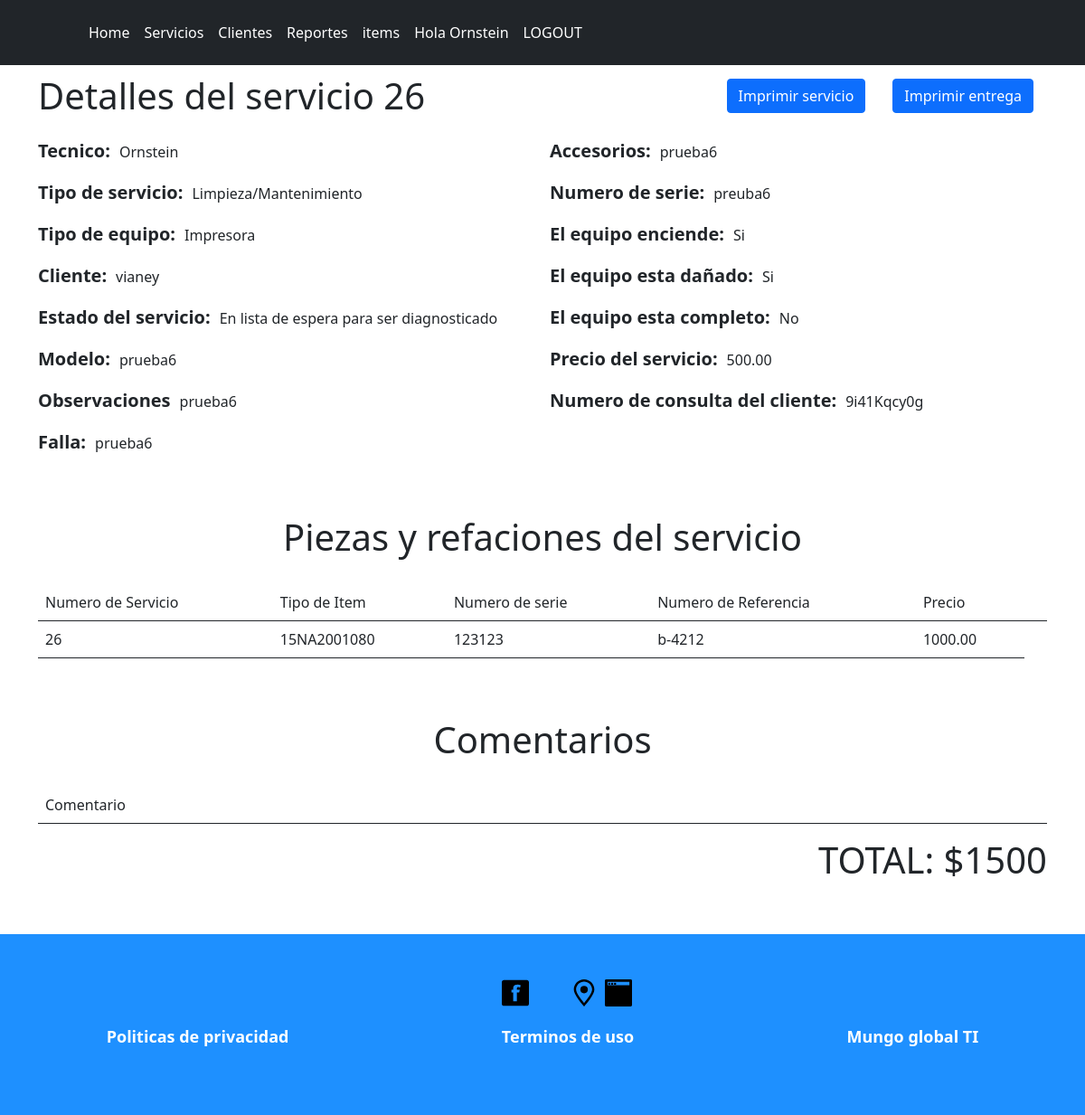
The app's page /services/service_detail/26 (signed in) with its own data.
### feed/models.py (models this page shows, shortened)
class Service(models.Model):
    user = models.ForeignKey(User, on_delete = models.CASCADE)
    service_type = models.ForeignKey(TypeOfService, on_delete = models.DO_NOTHING)
    type_of_product = models.ForeignKey(TypeOfProduct, on_delete = models.DO_NOTHING)
    client = models.ForeignKey(Client, on_delete = models.CASCADE)
    status = models.ForeignKey(Status, on_delete = models.DO_NOTHING)
    model = models.CharField(max_length = 200, blank = True)
    serial_number = models.CharField(max_length = 200, blank = True)
    accesories = models.CharField(max_length = 200, blank = True)
    failure = models.TextField()
    is_working = models.BooleanField()
    is_damaged = models.BooleanField()
    is_complete = models.BooleanField()
    service_reference = models.CharField(max_length = 200)
    service_price = models.DecimalField(max_digits = 9, decimal_places = 2)
    client_pass = models.CharField(max_length = 200, unique = True)
    created = models.DateTimeField(auto_now_add = True)
    updated = models.DateTimeField(auto_now = True)

class TypeOfService(models.Model):
    name = models.CharField(max_length = 200, unique = True)
    price = models.DecimalField(max_digits = 9, decimal_places = 2)
    description = models.TextField()
    created = models.DateTimeField(auto_now_add = True)
    updated = models.DateTimeField(auto_now = True)
    def __str__(self):
        return self.name

class TypeOfProduct(models.Model):
    description = models.CharField(max_length = 200, unique = True)
    created = models.DateTimeField(auto_now_add = True)
    updated = models.DateTimeField(auto_now = True)
    def __str__(self):
        return self.description

class Client(models.Model):
    name = models.CharField(max_length = 200)
    company_name = models.CharField(max_length = 200, blank = True)
    email = models.CharField(max_length = 200, blank = True, unique = True)
    phonenumber = models.CharField(max_length = 200, blank = True)
    adress = models.TextField(blank = True)
    created = models.DateTimeField(auto_now_add = True)
    updated = models.DateTimeField(auto_now = True)
    def __str__(self):
        return self.name

class Status(models.Model):
    name = models.CharField(max_length = 200, unique = True)
    created = models.DateTimeField(auto_now_add = True)
    updated = models.DateTimeField(auto_now = True)
    def __str__(self):
        return self.name

class ItemDetail(models.Model):
    service = models.ForeignKey(Service, on_delete = models.DO_NOTHING)
    item = models.ForeignKey(Item, on_delete = models.DO_NOTHING)
    serial_number = models.CharField(max_length = 200, unique = True)
    reference = models.CharField(max_length = 200)
    price = models.DecimalField(max_digits=9, decimal_places=2)
    created = models.DateTimeField(auto_now_add = True)
    updated = models.DateTimeField(auto_now = True)

class Item(models.Model):
    type_of_item = models.ForeignKey(TypeOfItem, on_delete = models.DO_NOTHING)
    model = models.CharField(max_length = 200, unique = True)
    brand = models.CharField(max_length = 200)
    created = models.DateTimeField(auto_now_add = True)
    updated = models.DateTimeField(auto_now = True)
    def __str__(self):
        return self.model

### feed/views.py (the view, shortened to what this page needs)
# urls.py: path("services/service_detail/<int:service_id>", views.service_detail, name = "service_detail"),
def service_detail(request, service_id):
    all_item_details = ItemDetail.objects.filter(service = service_id)
    all_items = Item.objects.all()
    price = 0
    for item in all_item_details:
        price = price + item.price
    service = Service.objects.get(pk = service_id)
    price = price + service.service_price
    price = float(price)
    price = int(round(price, 0))
    all_service_comments = ServiceComment.objects.filter(service = service_id)
    if service.is_working:
        working_si_no = "Si"
    else:
        working_si_no = "No"
    if service.is_damaged:
        damaged_si_no = "Si"
    else:
        damaged_si_no = "No"
    if service.is_complete:
        complete_si_no = "Si"
    else:
        complete_si_no = "No"
    if request.method == "POST" and request.POST.get("form_type") == 'form_comment':
        comment_id = request.POST["service_id_comment"]
        comment_id = int(comment_id)
        comment_comment = request.POST["comment"]
        new_service_comment = ServiceComment( service = Service(comment_id) , comment = comment_comment)
        new_service_comment.save()
    return render(request, 'feed/service_detail.html', {
        "all_item_details": all_item_details,
        "all_service_comments": all_service_comments,
        "service": service,
        "items": all_items,
        "working_si_no": working_si_no,
        "damaged_si_no": damaged_si_no,
        "complete_si_no": complete_si_no,
        "price": price
    })

### feed/templates/feed/service_detail.html (shortened to what this page needs)
{% extends 'feed/index.html' %}
{% block content %}
{% if user.is_authenticated %}
<div class="container">
    <div class="service_detail-title-div">
        <div><h1 class="service_detail-title">Detalles del servicio {{ service.id }}</h1></div>
        <div class="service_detail-boton-pdf">
            <div><a class="btn btn-primary service_detail-items-boton" href="/GeneratePDFService/{{ service.id }}" role="button">Imprimir servicio</a></div>
            <div><a class="btn btn-primary service_detail-items-boton" href="/GeneratePDFComplete/{{ service.id }}" role="button">Imprimir entrega</a></div>
        </div>
    </div>
    <form class="row g-3">
        <div class="col-md-6">
            <div class="service_detail-form-title">
                <p class="service_detail-form-title-key">Tecnico:</p> <p class="service_detail-form-title-value">{{ service.user }}</p>
            </div>
            <div class="service_detail-form-title">
                <p class="service_detail-form-title-key">Tipo de servicio:</p> <p class="service_detail-form-title-value">{{ service.service_type }}</p>
            </div>
            <div class="service_detail-form-title">
                <p class="service_detail-form-title-key">Tipo de equipo:</p> <p class="service_detail-form-title-value">{{ service.type_of_product }}</p>
            </div>
            <div class="service_detail-form-title">
                <p class="service_detail-form-title-key">Cliente:</p> <p class="service_detail-form-title-value">{{ service.client }}</p>
            </div>
            <div class="service_detail-form-title">
                <p class="service_detail-form-title-key">Estado del servicio:</p> <p class="service_detail-form-title-value">{{ service.status }}</p>
            </div>
            <div class="service_detail-form-title">
                <p class="service_detail-form-title-key">Modelo:</p> <p class="service_detail-form-title-value">{{ service.model }}</p>
            </div>
            <div class="service_detail-form-title">
                <p class="service_detail-form-title-key">Observaciones</p> <p class="service_detail-form-title-value">{{ service.service_reference }}</p>
            </div>
            <div class="service_detail-form-title">
                <p class="service_detail-form-title-key">Falla:</p> <p class="service_detail-form-title-value">{{ service.failure }}</p>
            </div>
        </div>
        <div class="col-md-6">
            <div class="service_detail-form-title">
                <p class="service_detail-form-title-key">Accesorios:</p> <p class="service_detail-form-title-value">{{ service.accesories }}</p>
            </div>
            <div class="service_detail-form-title">
                <p class="service_detail-form-title-key">Numero de serie:</p> <p class="service_detail-form-title-value">{{ service.serial_number }}</p>
            </div>
            <div class="service_detail-form-title">
                <p class="service_detail-form-title-key">El equipo enciende:</p> <p class="service_detail-form-title-value">{{ working_si_no }}</p>
            </div>
            <div class="service_detail-form-title">
                <p class="service_detail-form-title-key">El equipo esta dañado:</p> <p class="service_detail-form-title-value">{{ damaged_si_no }}</p>
            </div>
            <div class="service_detail-form-title">
                <p class="service_detail-form-title-key">El equipo esta completo:</p> <p class="service_detail-form-title-value">{{ complete_si_no }}</p>
            </div>
            <div class="service_detail-form-title">
                <p class="service_detail-form-title-key">Precio del servicio:</p> <p class="service_detail-form-title-value">{{ service.service_price }}</p>
            </div>
            <div class="service_detail-form-title">
                <p class="service_detail-form-title-key">Numero de consulta del cliente:</p> <p class="service_detail-form-title-value">{{ service.client_pass }}</p>
            </div>
        </div>
    </form>
    <h1 class="service_detail-title2">Piezas y refaciones del servicio</h1>
    <table class="table">
        <thead>
            <tr>
                <th scope="col">Numero de Servicio</th>
                <th scope="col">Tipo de Item</th>
                <th scope="col">Numero de serie</th>
                <th scope="col">Numero de Referencia</th>
                <th scope="col">Precio</th>
                <th scope="col"></th>
                </tr>
        </thead>
        <tbody>
            {% for item in all_item_details  %}
            <tr>
                <th scope="row">{{ item.service.id }} </th>
                <td>{{ item.item }} </td>
                <td>{{ item.serial_number }} </td>
                <td>{{ item.reference }} </td>
                <td>{{ item.price }} </td>
            </tr>
            {% endfor %}
            </tbody>
    </table>
    <h1 class="service_detail-title2">Comentarios</h1>
    <table class="table">
        <thead>
            <tr>
                <th scope="col">Comentario</th>
                </tr>
        </thead>
    </table>
    <div class="service_detail-total">
        <h1>TOTAL: ${{ price }}</h1>
    </div>
</div>
{% else %}
    <h1>Inicia Sesion</h1>
{% endif %}
{% endblock %}

### feed/templates/feed/index.html (shortened to what this page needs)
{% load static %}
<!DOCTYPE html>
<html lang="en">
<head>
    <link rel="stylesheet" href="{% static 'reset.css' %}">
    <link href="https://cdn.jsdelivr.net/npm/bootstrap@5.0.2/dist/css/bootstrap.min.css" rel="stylesheet">
    <link rel="stylesheet" href="{% static 'index.css' %}">
    <link rel="stylesheet" href="{% static 'login.css' %}">
    <link rel="stylesheet" href="{% static 'home.css' %}">
    <link rel="stylesheet" href="{% static 'services.css' %}">
    <link rel="stylesheet" href="{% static 'clients.css' %}">
    <link rel="stylesheet" href="{% static 'service_status.css' %}">
    <link rel="stylesheet" href="{% static 'new_item.css' %}">
    <link rel="stylesheet" href="{% static 'items.css' %}">
    <link rel="stylesheet" href="{% static 'update_service.css' %}">
    <link rel="stylesheet" href="{% static 'service_detail.css' %}">
    <link rel="stylesheet" href="{% static 'new_service.css' %}">
    <link rel="stylesheet" href="{% static 'reports.css' %}">
    <link rel="stylesheet" href="{% static 'footer.css' %}">
</head>
<body>
    <header class="p-3 bg-dark text-white">
        <div class="container">
            <div class="d-flex flex-wrap align-items-center justify-content-center justify-content-lg-start">
            <a href="/" class="d-flex align-items-center mb-2 mb-lg-0 text-white text-decoration-none">
                <svg class="bi me-2" width="40" height="32" role="img" aria-label="Bootstrap"><use xlink:href="#bootstrap"/></svg>
            </a>
                <div class="div-menu">
                    <div class="div-menu-each">
                        <ul class="nav col-12 col-lg-auto me-lg-auto mb-2 justify-content-center mb-md-0">
                            <li><a href="/home/" class="nav-link px-2 text-white">Home</a></li>
                            <li><a href="/services/" class="nav-link px-2 text-white">Servicios</a></li>
                            <li><a href="/clients/" class="nav-link px-2 text-white">Clientes</a></li>
                            {% if user.is_superuser or user.is_staff %}
                            <li><a href="/reports/" class="nav-link px-2 text-white">Reportes</a></li>
                            {% endif %}
                            <li> <a href="/items/" class="nav-link px-2 text-white">items</a></li>
                        </ul>
                    </div>
                    <div class="div-menu-each">
                        <ul class="nav col-12 col-lg-auto me-lg-auto mb-2 flex-end mb-md-0">
                        {% if user.is_authenticated %}
                            <li><a href="" class="nav-link px-2 text-white">Hola {{ user.username }}</a></li>
                            <li><a href="/logout/" class="nav-link px-2 text-white">LOGOUT</a></li>
                            {% else %}
                            <li><a href="/login/" class="nav-link px-2 text-white">LOGIN</a></li>
                        {% endif %}
                        </ul>
                    </div>
                </div>
            </div>
        </div>
    </header>
    {% block content %}{% endblock %}
    <footer>
        <div class="footer-div">
            <div class="footer-div-img">
                <img class="footer-image" src="{% static 'feed/images/facebook.svg' %}" alt="">
                <img class="footer-image" src="{% static 'feed/images/instagram.svg' %}" alt="">
                <img class="footer-image" src="{% static 'feed/images/location.svg' %}" alt="">
                <img class="footer-image" src="{% static 'feed/images/webpage.svg' %}" alt="">
            </div>
            <div class="footer-div-text">
                <div><p class="footer-text">Politicas de privacidad</p></div>
                <div><p class="footer-text">Terminos de uso</p></div>
                <div><p class="footer-text">Mungo global TI</p></div>
            </div>
        </div>
    </footer>
</body>
</html>

### feed/static/index.css (style rules this page uses)
body { position: relative; padding-bottom: 250px; min-height: 100vh; }
.div-menu { display: flex; justify-content: space-between; }
.div-menu-each { display: flex; justify-content: space-between; }

### feed/static/service_detail.css (style rules this page uses)
.service_detail-form-title { display: flex; justify-content: start; align-items: baseline; flex-wrap: wrap; margin-top: 2px; margin-bottom: 2px; }
.service_detail-title { margin-top: 10px; margin-bottom: 20px; }
.service_detail-form-title-key { font-size: 20px; font-weight: bold; margin-right: 10px; margin-bottom: 0px; }
.service_detail-form-title-value { font-size: 24x; margin-top: 0px; }
.service_detail-title2 { text-align: center; padding-top: 50px; padding-bottom: 20px; }
.service_detail-total { display: flex; justify-content: flex-end; }
.service_detail-title-div { display: flex; justify-content: space-between; }
.service_detail-items-boton { margin: 15px; }
.service_detail-boton-pdf { display: flex; }

### feed/static/footer.css (style rules this page uses)
.footer-image { width: 30px; margin-bottom: 20px; margin-left: 8px; }
.footer-div { text-align: center; font-size: 18px; align-items: center; padding-top: 50px; }
.footer-text { color: white; font-weight: bold; padding: 0px; margin: 0; }
.footer-div-text { display: flex; justify-content: space-around; }
.footer-div-img { display: flex; justify-content: center; margin-left: 45px; }
footer { position: absolute; bottom: 0; width: 100%; height: 200px; background-color: #1E90FF; }

### records on screen
Service: id "26", user "Ornstein", service_type "Limpieza/Mantenimiento", type_of_product "Impresora", client "vianey", status "En lista de espera para ser diagnosticado", model "prueba6", service_reference "prueba6", failure "prueba6", accesories "prueba6", serial_number "preuba6", service_price "500.00", client_pass "9i41Kqcy0g"
ItemDetail: service.id "26", item "15NA2001080", serial_number "123123", reference "b-4212", price "1000.00"

### other values on screen
{{ user.username }} "Ornstein"
{{ working_si_no }} "Si"
{{ damaged_si_no }} "Si"
{{ complete_si_no }} "No"
{{ price }} "1500"
